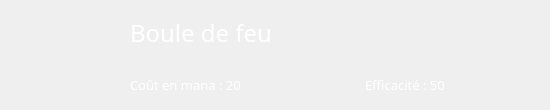
<?xml version="1.0" encoding="UTF-8"?>
<ui version="4.0">
 <class>Frag_Speel</class>
 <widget class="QWidget" name="Frag_Speel">
  <property name="geometry">
   <rect>
    <x>0</x>
    <y>0</y>
    <width>550</width>
    <height>110</height>
   </rect>
  </property>
  <property name="sizePolicy">
   <sizepolicy hsizetype="Preferred" vsizetype="Fixed">
    <horstretch>0</horstretch>
    <verstretch>0</verstretch>
   </sizepolicy>
  </property>
  <property name="minimumSize">
   <size>
    <width>550</width>
    <height>110</height>
   </size>
  </property>
  <property name="maximumSize">
   <size>
    <width>16777215</width>
    <height>110</height>
   </size>
  </property>
  <property name="windowTitle">
   <string>Form</string>
  </property>
  <layout class="QVBoxLayout" name="verticalLayout_2">
   <property name="spacing">
    <number>0</number>
   </property>
   <property name="leftMargin">
    <number>0</number>
   </property>
   <property name="topMargin">
    <number>0</number>
   </property>
   <property name="rightMargin">
    <number>0</number>
   </property>
   <property name="bottomMargin">
    <number>0</number>
   </property>
   <item>
    <layout class="QHBoxLayout" name="horizontalLayout_2">
     <property name="spacing">
      <number>30</number>
     </property>
     <item>
      <widget class="QLabel" name="image">
       <property name="sizePolicy">
        <sizepolicy hsizetype="Fixed" vsizetype="Fixed">
         <horstretch>0</horstretch>
         <verstretch>0</verstretch>
        </sizepolicy>
       </property>
       <property name="minimumSize">
        <size>
         <width>100</width>
         <height>100</height>
        </size>
       </property>
       <property name="maximumSize">
        <size>
         <width>100</width>
         <height>100</height>
        </size>
       </property>
       <property name="styleSheet">
        <string notr="true">QLabel{
	border-image:url(:/icons/skill/Ressources/spell01.png);
}</string>
       </property>
       <property name="text">
        <string/>
       </property>
      </widget>
     </item>
     <item>
      <layout class="QVBoxLayout" name="verticalLayout">
       <property name="spacing">
        <number>10</number>
       </property>
       <property name="topMargin">
        <number>0</number>
       </property>
       <item>
        <widget class="QLabel" name="title">
         <property name="sizePolicy">
          <sizepolicy hsizetype="Minimum" vsizetype="Maximum">
           <horstretch>0</horstretch>
           <verstretch>0</verstretch>
          </sizepolicy>
         </property>
         <property name="font">
          <font>
           <family>Papyrus</family>
           <pointsize>18</pointsize>
          </font>
         </property>
         <property name="styleSheet">
          <string notr="true">QLabel{
	color:#FFFFFF;
}</string>
         </property>
         <property name="text">
          <string>Boule de feu</string>
         </property>
        </widget>
       </item>
       <item>
        <layout class="QHBoxLayout" name="horizontalLayout">
         <property name="spacing">
          <number>50</number>
         </property>
         <property name="topMargin">
          <number>5</number>
         </property>
         <item>
          <widget class="QLabel" name="manaCost">
           <property name="sizePolicy">
            <sizepolicy hsizetype="Minimum" vsizetype="Maximum">
             <horstretch>0</horstretch>
             <verstretch>0</verstretch>
            </sizepolicy>
           </property>
           <property name="font">
            <font>
             <family>Papyrus</family>
             <pointsize>10</pointsize>
            </font>
           </property>
           <property name="styleSheet">
            <string notr="true">QLabel{
	color:#FFFFFF;
}</string>
           </property>
           <property name="text">
            <string>Coût en mana : 20</string>
           </property>
          </widget>
         </item>
         <item>
          <widget class="QLabel" name="capacity">
           <property name="sizePolicy">
            <sizepolicy hsizetype="Minimum" vsizetype="Maximum">
             <horstretch>0</horstretch>
             <verstretch>0</verstretch>
            </sizepolicy>
           </property>
           <property name="font">
            <font>
             <family>Papyrus</family>
             <pointsize>10</pointsize>
            </font>
           </property>
           <property name="styleSheet">
            <string notr="true">QLabel{
	color:#FFFFFF;
}</string>
           </property>
           <property name="text">
            <string>Efficacité : 50</string>
           </property>
          </widget>
         </item>
        </layout>
       </item>
      </layout>
     </item>
    </layout>
   </item>
  </layout>
 </widget>
 <resources/>
 <connections/>
</ui>
